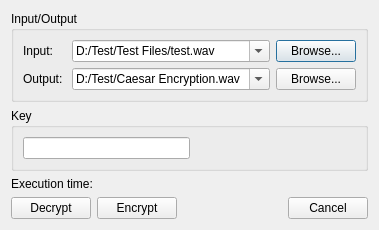
<?xml version="1.0" encoding="UTF-8"?>
<ui version="4.0">
 <class>CesarDialog</class>
 <widget class="QDialog" name="CesarDialog">
  <property name="geometry">
   <rect>
    <x>0</x>
    <y>0</y>
    <width>350</width>
    <height>224</height>
   </rect>
  </property>
  <property name="windowTitle">
   <string>Caesar Cipher</string>
  </property>
  <layout class="QVBoxLayout" name="verticalLayout_4">
   <item>
    <widget class="QGroupBox" name="groupBox">
     <property name="title">
      <string>Input/Output</string>
     </property>
     <layout class="QHBoxLayout" name="horizontalLayout_2">
      <item>
       <layout class="QVBoxLayout" name="verticalLayout_6">
        <item>
         <widget class="QLabel" name="label_3">
          <property name="text">
           <string>Input: </string>
          </property>
         </widget>
        </item>
        <item>
         <widget class="QLabel" name="label_4">
          <property name="text">
           <string>Output: </string>
          </property>
         </widget>
        </item>
       </layout>
      </item>
      <item>
       <layout class="QVBoxLayout" name="verticalLayout_5">
        <item>
         <widget class="QComboBox" name="InputCbox">
          <property name="sizePolicy">
           <sizepolicy hsizetype="MinimumExpanding" vsizetype="Fixed">
            <horstretch>0</horstretch>
            <verstretch>0</verstretch>
           </sizepolicy>
          </property>
          <property name="editable">
           <bool>true</bool>
          </property>
          <item>
           <property name="text">
            <string>D:/Test/Test Files/test.wav</string>
           </property>
          </item>
          <item>
           <property name="text">
            <string>D:/Test/Caesar Encryption.wav</string>
           </property>
          </item>
         </widget>
        </item>
        <item>
         <widget class="QComboBox" name="OutputCbox">
          <property name="sizePolicy">
           <sizepolicy hsizetype="MinimumExpanding" vsizetype="Fixed">
            <horstretch>0</horstretch>
            <verstretch>0</verstretch>
           </sizepolicy>
          </property>
          <property name="editable">
           <bool>true</bool>
          </property>
          <item>
           <property name="text">
            <string>D:/Test/Caesar Encryption.wav</string>
           </property>
          </item>
          <item>
           <property name="text">
            <string>D:/Test/Caesar Decryption.wav</string>
           </property>
          </item>
         </widget>
        </item>
       </layout>
      </item>
      <item>
       <layout class="QVBoxLayout" name="verticalLayout_7">
        <item>
         <widget class="QPushButton" name="BrowseIn">
          <property name="text">
           <string>Browse...</string>
          </property>
         </widget>
        </item>
        <item>
         <widget class="QPushButton" name="BrowseOut">
          <property name="text">
           <string>Browse...</string>
          </property>
         </widget>
        </item>
       </layout>
      </item>
     </layout>
    </widget>
   </item>
   <item>
    <widget class="QGroupBox" name="groupBox_2">
     <property name="title">
      <string>Key</string>
     </property>
     <layout class="QVBoxLayout" name="verticalLayout_3">
      <item>
       <layout class="QHBoxLayout" name="horizontalLayout">
        <item>
         <widget class="QLineEdit" name="lineEdit"/>
        </item>
        <item>
         <spacer name="horizontalSpacer_2">
          <property name="orientation">
           <enum>Qt::Horizontal</enum>
          </property>
          <property name="sizeHint" stdset="0">
           <size>
            <width>40</width>
            <height>20</height>
           </size>
          </property>
         </spacer>
        </item>
       </layout>
      </item>
     </layout>
    </widget>
   </item>
   <item>
    <widget class="QLabel" name="timeLabel">
     <property name="text">
      <string>Execution time:</string>
     </property>
    </widget>
   </item>
   <item>
    <layout class="QHBoxLayout" name="horizontalLayout_3">
     <item>
      <layout class="QVBoxLayout" name="verticalLayout">
       <item>
        <widget class="QPushButton" name="pushButton_2">
         <property name="text">
          <string>Decrypt</string>
         </property>
        </widget>
       </item>
      </layout>
     </item>
     <item>
      <widget class="QPushButton" name="pushButton">
       <property name="text">
        <string>Encrypt</string>
       </property>
      </widget>
     </item>
     <item>
      <spacer name="horizontalSpacer">
       <property name="orientation">
        <enum>Qt::Horizontal</enum>
       </property>
       <property name="sizeHint" stdset="0">
        <size>
         <width>40</width>
         <height>20</height>
        </size>
       </property>
      </spacer>
     </item>
     <item>
      <layout class="QVBoxLayout" name="verticalLayout_2">
       <item>
        <spacer name="verticalSpacer">
         <property name="orientation">
          <enum>Qt::Vertical</enum>
         </property>
         <property name="sizeHint" stdset="0">
          <size>
           <width>20</width>
           <height>40</height>
          </size>
         </property>
        </spacer>
       </item>
       <item>
        <widget class="QPushButton" name="pushButton_3">
         <property name="text">
          <string>Cancel</string>
         </property>
        </widget>
       </item>
      </layout>
     </item>
    </layout>
   </item>
  </layout>
 </widget>
 <resources/>
 <connections>
  <connection>
   <sender>pushButton_3</sender>
   <signal>clicked()</signal>
   <receiver>CesarDialog</receiver>
   <slot>close()</slot>
   <hints>
    <hint type="sourcelabel">
     <x>39</x>
     <y>123</y>
    </hint>
    <hint type="destinationlabel">
     <x>50</x>
     <y>147</y>
    </hint>
   </hints>
  </connection>
 </connections>
</ui>
